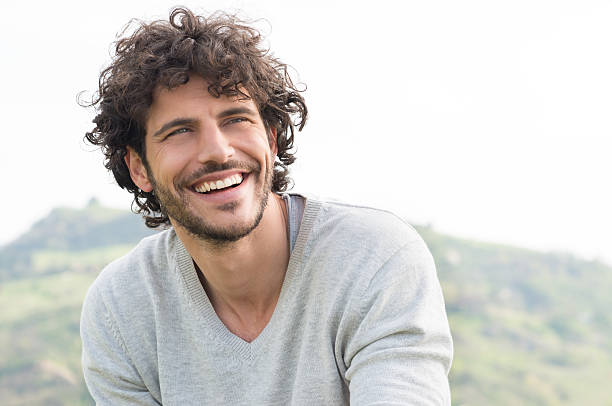
#> input picture data/examples/example.jpg, 612 x 406 px
$ python img2svg.py ../data/examples/example.jpg out.png
#> lines starting #> are read from the running program, lines starting #| are printed output that depends on the picture; after the words box and inside, x2 and y2 are one past the last pixel; in counts of white or black regions, pixels touching at a corner belong together
import argparse
from PIL import Image
import numpy as np
import logging
import time

# --- Setup Logging ---
logging.basicConfig(level=logging.INFO, format='%(asctime)s - %(levelname)s - %(message)s')

def image_to_svg_grayscale(image_path, svg_path, num_shades=5, scale_factor=1.0):
#> called with image_path = '../data/examples/example.jpg', svg_path = 'out.png', num_shades = 5, scale_factor = 0.5
    try:
        logging.info(f"Opening image: {image_path}")
        img = Image.open(image_path)
#> img is the input picture: PIL image 612x406 RGB; mean R, G, B 209.1, 206, 202.6

        # --- Handle Transparency ---
        # If the image has an alpha channel, composite it onto a white background
        # to ensure transparent areas are treated as white, not black.
        if img.mode in ('RGBA', 'LA') or (img.mode == 'P' and 'transparency' in img.info):
            logging.info("Image has transparency. Compositing onto a white background.")
            # Create a new white background image in RGBA mode
            background = Image.new('RGBA', img.size, (255, 255, 255, 255))
            # Paste the original image onto the background using its alpha channel as a mask
            background.paste(img, (0, 0), img)
            img = background # Use the composited image for further processing

    except FileNotFoundError:
        logging.error(f"Image file not found at {image_path}")
        return

    # --- 1. Scaling (for file size reduction) ---
    if scale_factor < 1.0:
        original_size = img.size
#> original_size = (612, 406)
        new_size = (int(original_size[0] * scale_factor), int(original_size[1] * scale_factor))
#> new_size = (306, 203)
        logging.info(f"Scaling image from {original_size} to {new_size}")
        img = img.resize(new_size, Image.Resampling.LANCZOS)
#> img: PIL image 306x203 RGB

    # --- 2. Convert to Grayscale and Quantize ---
    logging.info(f"Converting to grayscale and quantizing to {num_shades} shades.")
    # Convert to grayscale first
    img_gray = img.convert('L')
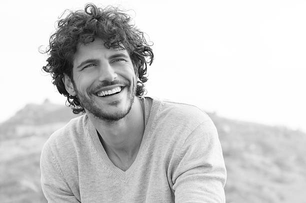
#> img_gray: PIL image 306x203 L; min 4, max 255, mean 206.5
    # Quantize the image to a limited number of colors (shades of gray)
    # The 'P' mode uses a palette. We create a simple grayscale palette.
    img_quantized = img_gray.quantize(colors=num_shades)
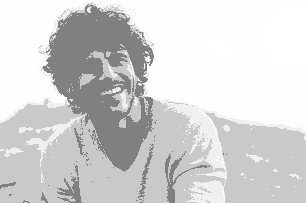
#> img_quantized: PIL image 306x203 P; min 128, max 255, mean 212
    # Get the palette and convert it to a list of gray values
    palette = img_quantized.getpalette()
#> palette = [255, 255, 255, 254, 254, 254, 240, 240, 240, 201, 201, 201, 128, 128, 128]

    if not palette:
        logging.error("Could not get palette from quantized image.")
        return

    # The actual number of shades might be less than requested
    num_actual_shades = len(palette) // 3
#> num_actual_shades = 5
    gray_values = [palette[i*3] for i in range(num_actual_shades)]
#> gray_values = [255, 254, 240, 201, 128]

    width, height = img_quantized.size
#> width = 306; height = 203
    logging.info(f"Image dimensions: {width}x{height}")

    # --- 3. Generate SVG ---
    logging.info("Generating SVG content...")
    dwg_paths = {} # Store path data for each shade of gray

    # Convert image to numpy array for fast processing
    img_array = np.array(img_quantized)
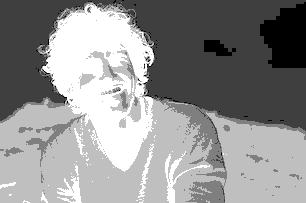
#> img_array: shape (203, 306); min 0, max 4, mean 2.27; drawn with min black and max white

    # Process each shade of gray separately
    for shade_index, gray_value in enumerate(gray_values):
        # Pure white is often the background, so we can skip it.
        if gray_value >= 250:
            logging.info(f"Skipping shade {shade_index} (value: {gray_value}) as it is considered background.")
            continue

        logging.info(f"Processing shade {shade_index} (value: {gray_value})...")
        path_data = []
        # Create a boolean mask for the current shade
        shade_mask = (img_array == shade_index)

        for y in range(height):
            row = shade_mask[y, :]
            if not np.any(row): # Skip empty rows
                continue

            padded_row = np.concatenate(([False], row, [False]))
            diffs = np.diff(padded_row.astype(np.int8))
            starts = np.where(diffs == 1)[0]
            ends = np.where(diffs == -1)[0]

            for start, end in zip(starts, ends):
                # Add 0.5 to y for crisp rendering
                path_data.append(f"M{start},{y + 0.5}h{end - start}")

        if path_data:
            dwg_paths[gray_value] = " ".join(path_data)
#> this loop made 5 passes
#> gray_value on passes 1 to 5: 255, 254, 240, 201, 128
#> pass 3, in image_to_svg_grayscale, `shade_mask = (img_array == shade_index)`:
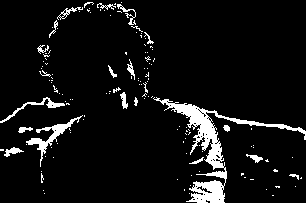
#> shade_mask: shape (203, 306) bool; 6.9% white; 135 white regions (113 under 20 px), largest, box (x1, y1, x2, y2) and area: (153, 97, 306, 203) 2369, (26, 115, 83, 167) 475, (0, 97, 65, 123) 226
#> after the loop, dwg_paths = 3 items

    # --- 4. Save SVG File ---
    logging.info("Saving SVG file...")
    with open(svg_path, 'w') as f:
        f.write(f'<svg xmlns="http://www.w3.org/2000/svg" width="{width}" height="{height}" viewBox="0 0 {width} {height}">\n')
        f.write('  <g shape-rendering="crispEdges">\n')
        for gray_value, path_d in dwg_paths.items():
            hex_color = f"#{gray_value:02x}{gray_value:02x}{gray_value:02x}"
            f.write(f'    <path d="{path_d}" stroke="{hex_color}" stroke-width="1" />\n')
#> this loop made 3 passes
#> (gray_value, hex_color) on passes 1 to 3: (240, '#f0f0f0'), (201, '#c9c9c9'), (128, '#808080')
        f.write('  </g>\n')
        f.write('</svg>\n')

    logging.info(f"Successfully converted {image_path} to {svg_path}")

def main():
    parser = argparse.ArgumentParser(
        description='Convert a raster image to a multi-toned SVG file for laser engraving.',
        formatter_class=argparse.ArgumentDefaultsHelpFormatter
    )
    parser.add_argument('input_image', help='Path to the input raster image (e.g., PNG, JPG).')
    parser.add_argument('output_svg', help='Path to the output SVG file.')
    parser.add_argument(
        '--shades',
        type=int,
        default=5,
        help='Number of grayscale shades to use in the final SVG.'
    )
    parser.add_argument(
        '--scale',
        type=float,
        default=0.5,
        help='Factor by which to scale the image before processing. E.g., 0.5 for half resolution.'
    )

    args = parser.parse_args()

    # Clamp scale to be between 0.01 and 1.0
    scale_factor = max(0.01, min(args.scale, 1.0))

    image_to_svg_grayscale(args.input_image, args.output_svg, args.shades, scale_factor)

if __name__ == '__main__':
    main()
